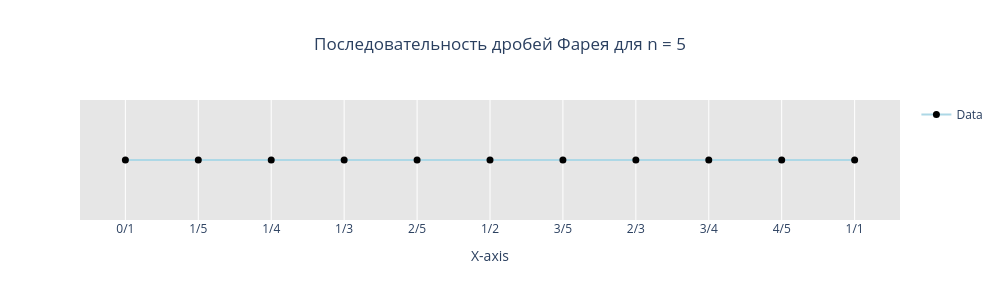

The notebook cell saved with this chart:
### Markdown cell above
### Классический Фарей

### Code cell
F_L = farei_sequence(5) 
title__= "Последовательность дробей Фарея для n = 5"
_1D_gaph(F_L, title__)

### Figure 1 — Plotly figure (JSON) as saved in the notebook; plotly's stock layout.template omitted (floating-point values rounded to 4 significant figures)
{"data": [{"line": {"color": "lightblue"}, "marker": {"color": "black", "size": 7}, "mode": "lines+markers", "name": "Data", "type": "scatter", "x": ["0/1", "1/5", "1/4", "1/3", "2/5", "1/2", "3/5", "2/3", "3/4", "4/5", "1/1"], "y": [0, 0, 0, 0, 0, 0, 0, 0, 0, 0, 0]}], "layout": {"autosize": false, "height": 300, "paper_bgcolor": "white", "plot_bgcolor": "rgba(128, 128, 128, 0.2)", "showlegend": true, "title": {"text": "Последовательность дробей Фарея для n = 5", "x": 0.5}, "width": 1000, "xaxis": {"autorange": true, "range": [-0.6224, 10.62], "title": {"text": "X-axis"}, "type": "category"}, "yaxis": {"autorange": true, "range": [-1, 1], "type": "linear", "visible": false}}}
